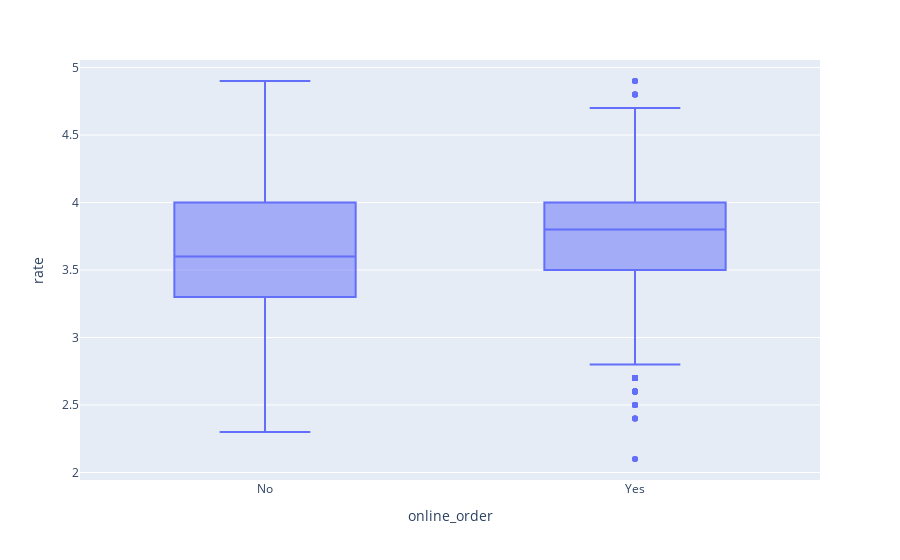

This figure's notebook cell:
### Code cell
px.box(df, x='online_order',y="rate")

### Figure 1 — Plotly figure (JSON) as saved in the notebook; plotly's stock layout.template omitted (floating-point values rounded to 4 significant figures; data arrays with more than 128 entries replaced by an {"elided": "..."} marker saying what was removed)
{"data": [{"alignmentgroup": "True", "hovertemplate": "online_order=%{x}<br>rate=%{y}<extra></extra>", "legendgroup": "", "marker": {"color": "#636efa"}, "name": "", "notched": false, "offsetgroup": "", "orientation": "v", "showlegend": false, "type": "box", "x": {"elided": "5000 str values"}, "x0": " ", "xaxis": "x", "y": {"elided": "5000 float values"}, "y0": " ", "yaxis": "y"}], "layout": {"boxmode": "group", "legend": {"tracegroupgap": 0}, "margin": {"t": 60}, "xaxis": {"anchor": "y", "domain": [0, 1], "title": {"text": "online_order"}}, "yaxis": {"anchor": "x", "domain": [0, 1], "title": {"text": "rate"}}}}
